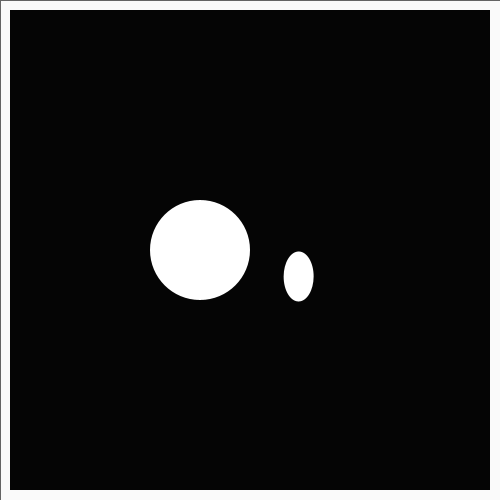
Frame 1 (no input)
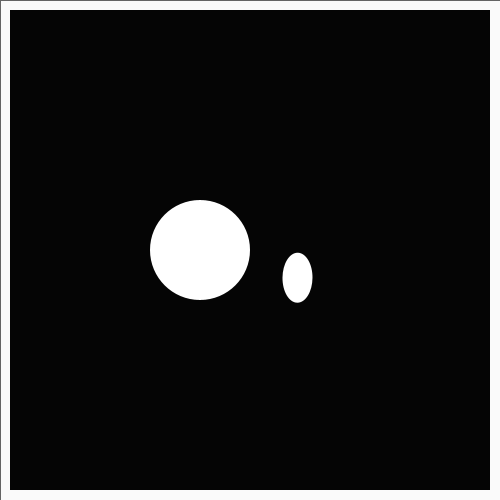
Frame 60 (the mouse pressed at the canvas centre just before this capture)
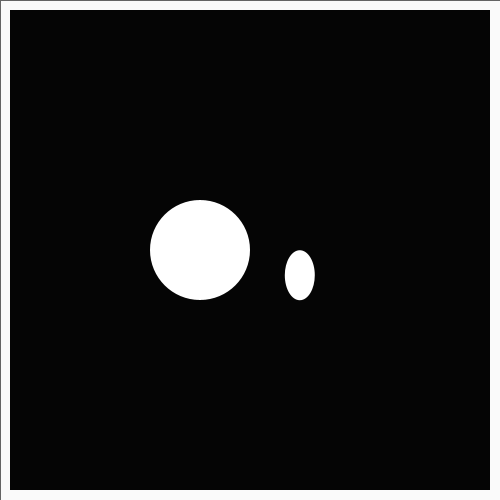
Frame 120 (the mouse held since frame 60 and released just before this capture)

The Processing sketch that drew these frames (run headless with seeded random() and noise(); from frame 60 on, the mouse is pressed at the canvas centre):

// Processing sketch: sketch_211029d
// ── sketch_211029d.pde
float a;

void setup() {
  size(500, 500);
}

void draw() {
  background(250);
  noStroke();

  push();
  fill(250);
  stroke(100);
  rect(0, 0, 500, 500);
  pop();

  a = cos(frameCount * 0.25) * random(-1, 1);
  a = radians(a);

  fill(5);
  rect(10, 10, 480, 480);

  fill(255);
  circle(200, 250, 100);
  rotate(a);
  ellipse(300, 275, 30, 50);
}
